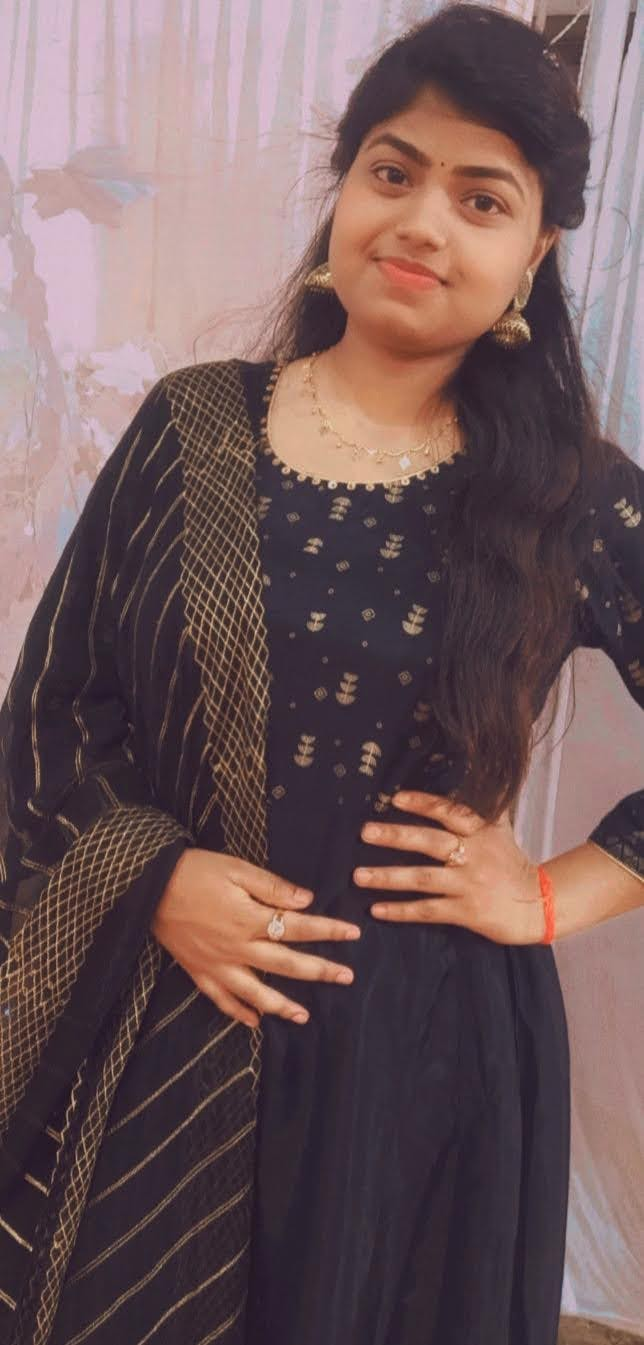
#> input picture annu.jpg, 644 x 1345 px, found by its file name
$ jupyter execute pillow02.ipynb
#> lines starting #> are read from the running program, lines starting #| are printed output that depends on the picture
[cell 1]
from PIL import Image, ImageEnhance
img = Image.open("annu.jpg")
#> img is the input picture: PIL image 644x1345 RGB; mean R, G, B 113.3, 90, 91.7
img.show()

Filters and Enhancement:

Pillow can change vibrance, contrast, brightness and sharpness using ImageEnhance

[cell 2]
# create an Enhancer
color_enhancer = ImageEnhance.Color(img) #vibrance
contrast_enhancer = ImageEnhance.Contrast(img) # contrast
brightness_enhancer = ImageEnhance.Brightness(img) # brightness
shrapness_enhancer = ImageEnhance.Sharpness(img) # Sharpness

enhanced_image = shrapness_enhancer.enhance(10)
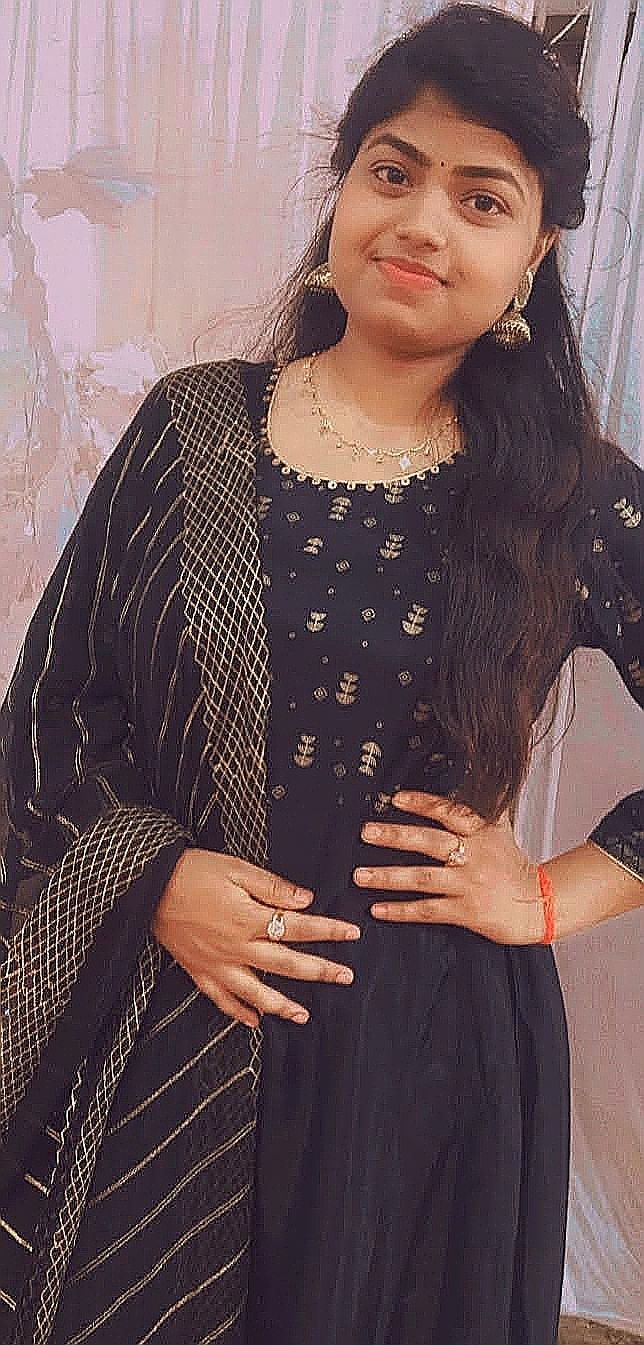
#> enhanced_image: PIL image 644x1345 RGB; mean R, G, B 113.3, 90.6, 92.4
enhanced_image.show()
